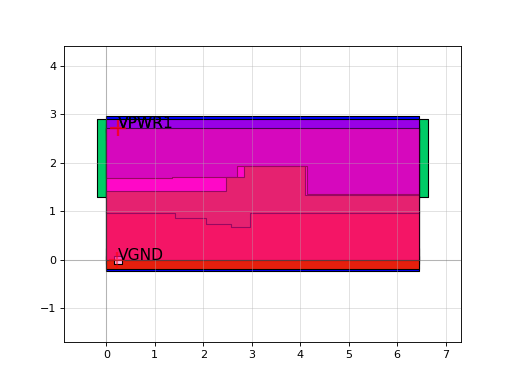

The Python source for this figure:
import sky130

c = sky130.components.sky130_fd_sc_hd__dlrtp_2()
c.plot()
